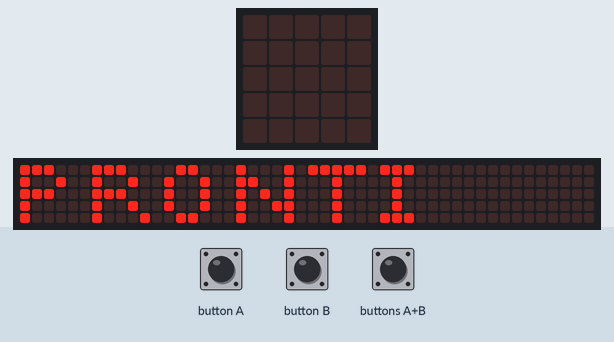
Bench run of a program on a simulated BBC micro:bit (MakeCode). On the bench: the board's 5×5 LED display, a strip that is not on the board, showing the scrolling text unrolled. Inputs (shaded band) come from the test bench. The 48×5 strip is a reading aid, not a part: it shows the text the display is scrolling, unrolled, one strip-width of it at a time.

Above: at 5.8 s.
7.6 s: button B pressed for 0.15 s
At 15.62 s:
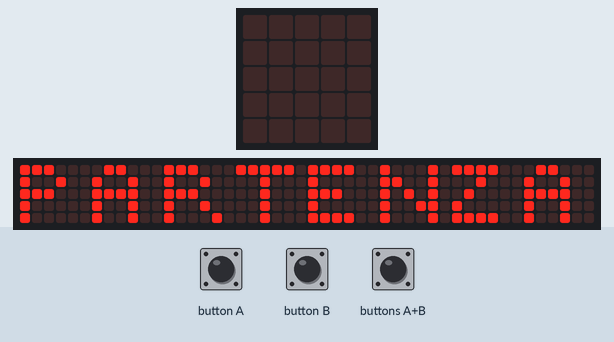
At 16.2 s:
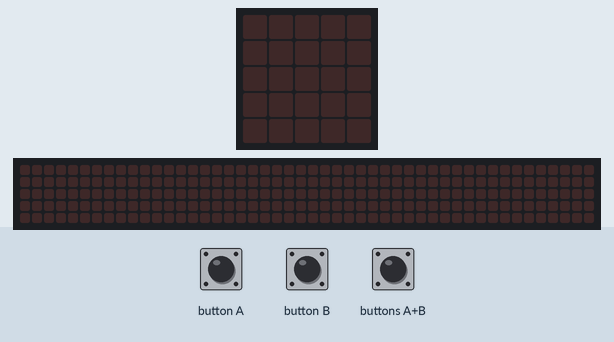

Measured:
- after the input at 7.6 s, the display: changes after 0.15 s (image 1)
- what the display in image 0 shows lasts 0.6 s, from 5.7 s to 6.3 s
- what the display in image 1 shows lasts 0.5 s, from 15.4 s to 15.9 s

The program:

main.ts
```typescript
input.onButtonPressed(Button.AB, function () {
    stato = 0
    basic.showString("PRONTI")
})
input.onButtonPressed(Button.B, function () {
    if (stato == 0) {
        stato = 1
        basic.showString("PARTENZA")
    } else if (stato == 1) {
        stato = 2
        basic.showString("VIA")
    } else {
        stato = 0
        basic.showString("PRONTI")
    }
})
let stato = 0
stato = 0
basic.showString("PRONTI")
```

test.ts
```typescript
// i test vanno qui; questi non saranno compilati quando questo pacchetto viene usato come estensione.
```
